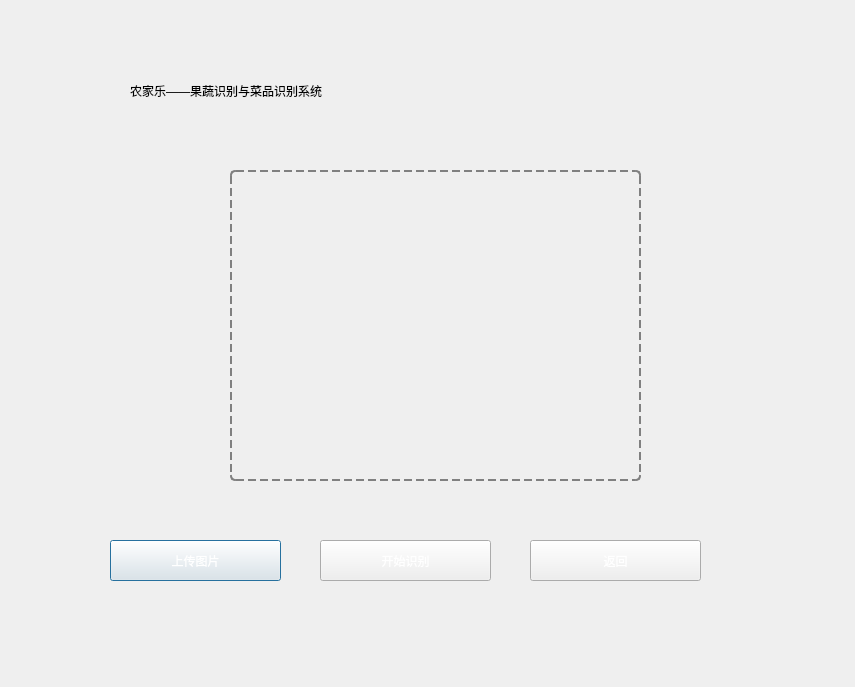
<?xml version="1.0" encoding="UTF-8"?>
<ui version="4.0">
 <class>Dialog</class>
 <widget class="QDialog" name="Dialog">
  <property name="geometry">
   <rect>
    <x>0</x>
    <y>0</y>
    <width>855</width>
    <height>687</height>
   </rect>
  </property>
  <property name="windowTitle">
   <string>Dialog</string>
  </property>
  <widget class="QFrame" name="frame">
   <property name="geometry">
    <rect>
     <x>-20</x>
     <y>-10</y>
     <width>881</width>
     <height>701</height>
    </rect>
   </property>
   <property name="frameShape">
    <enum>QFrame::StyledPanel</enum>
   </property>
   <property name="frameShadow">
    <enum>QFrame::Raised</enum>
   </property>
   <widget class="QLabel" name="label">
    <property name="geometry">
     <rect>
      <x>10</x>
      <y>-10</y>
      <width>891</width>
      <height>721</height>
     </rect>
    </property>
    <property name="styleSheet">
     <string notr="true">background-image: url(:/bg1.jpg);</string>
    </property>
    <property name="text">
     <string/>
    </property>
   </widget>
   <widget class="QLabel" name="label_4">
    <property name="geometry">
     <rect>
      <x>150</x>
      <y>50</y>
      <width>641</width>
      <height>101</height>
     </rect>
    </property>
    <property name="styleSheet">
     <string notr="true">color: rgb(56, 99, 7);
color: rgb(0, 0, 0);
font: 24pt &quot;楷体&quot;;</string>
    </property>
    <property name="text">
     <string>农家乐——果蔬识别与菜品识别系统</string>
    </property>
   </widget>
   <widget class="QLabel" name="label_2">
    <property name="geometry">
     <rect>
      <x>250</x>
      <y>180</y>
      <width>411</width>
      <height>311</height>
     </rect>
    </property>
    <property name="styleSheet">
     <string notr="true">border: 2px dashed gray; /* 2像素宽的灰色虚线边框 */  
border-radius: 5px;      /* 可选：添加圆角 */  </string>
    </property>
    <property name="text">
     <string/>
    </property>
   </widget>
   <widget class="QPushButton" name="pushButton_2">
    <property name="geometry">
     <rect>
      <x>130</x>
      <y>550</y>
      <width>171</width>
      <height>41</height>
     </rect>
    </property>
    <property name="styleSheet">
     <string notr="true">background-image: url(:/bg1.jpg);
color: rgb(255, 255, 255);
font: 18pt &quot;楷体&quot;;</string>
    </property>
    <property name="text">
     <string>上传图片</string>
    </property>
   </widget>
   <widget class="QPushButton" name="pushButton_3">
    <property name="geometry">
     <rect>
      <x>340</x>
      <y>550</y>
      <width>171</width>
      <height>41</height>
     </rect>
    </property>
    <property name="styleSheet">
     <string notr="true">background-image: url(:/bg1.jpg);
color: rgb(255, 255, 255);
font: 18pt &quot;楷体&quot;;</string>
    </property>
    <property name="text">
     <string>开始识别</string>
    </property>
   </widget>
   <widget class="QPushButton" name="pushButton_4">
    <property name="geometry">
     <rect>
      <x>550</x>
      <y>550</y>
      <width>171</width>
      <height>41</height>
     </rect>
    </property>
    <property name="styleSheet">
     <string notr="true">background-image: url(:/bg1.jpg);
color: rgb(255, 255, 255);
font: 18pt &quot;楷体&quot;;</string>
    </property>
    <property name="text">
     <string>返回</string>
    </property>
   </widget>
  </widget>
 </widget>
 <resources>
  <include location="../data/a.qrc"/>
 </resources>
 <connections/>
</ui>
